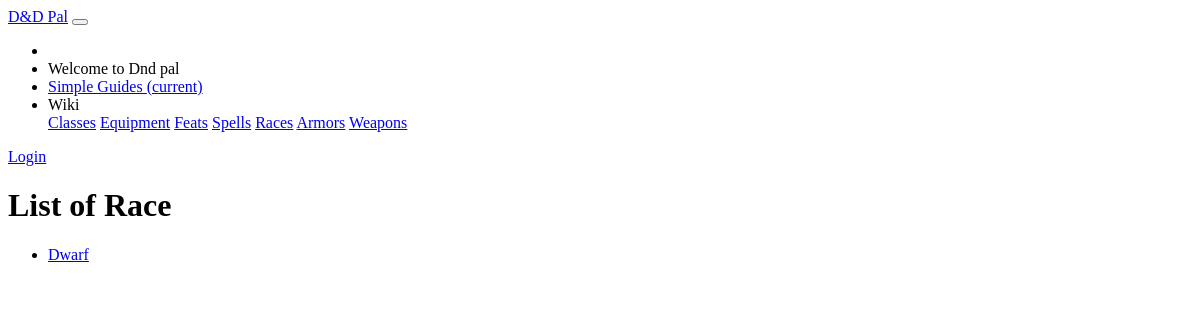
Before: /dndpal/races/ with the older database file.
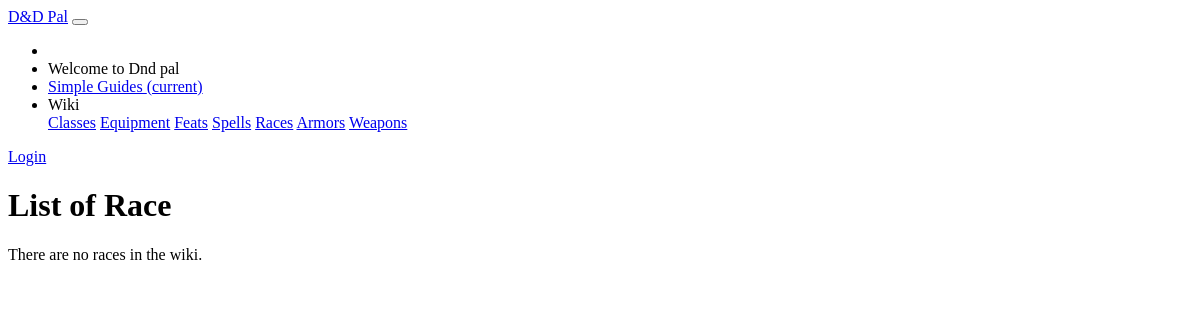
After: the same page with the newer database file.
### dndpal/models.py (models this page shows, shortened)
class Race(models.Model):
    name = models.CharField(default = '', primary_key = True, max_length = 100, help_text = "Enter the name of this race")
    description = models.CharField(default = '', max_length = 5000, help_text = "Enter a description of this race (backstory, beliefs, etc.)")
    speed = models.SmallIntegerField(default=0, help_text="Enter the speed for this race")
    modifiers = models.CharField(default = '', max_length = 20, help_text = "Enter the stats modifiers in JSON format. Ex: {\"str\": 2, \"dex\": 8}")
    def get_absolute_url(self):
        return reverse('race-detail', args=[str(self.name)])

### dndpal/views.py (the view)
# urls.py: path('races/', views.RaceListView.as_view(), name='races'),
class RaceListView(generic.ListView):
    model = Race

### dndpal/templates/dndpal/race_list.html
{% extends "base_generic.html" %}
{% block content %}
<main role="main" class="container">
    <div class="container card p-5" style="margin-top:10px;">
        <h1>List of Race</h1>
        {% if race_list %}
        <ul>
            {% for race in race_list %}
            <li>
                <a href="{{ race.get_absolute_url }}">{{ race.name }}</a>
            </li>
            {% endfor %}
        </ul>
        {% else %}
        <p>There are no races in the wiki.</p>
        {% endif %}
    </div>
</main>
{% endblock %}

Changed rows visible on the page:
removed Race: name "Dwarf"
Other visible differences:
text now shown: "There are no races in the wiki."
